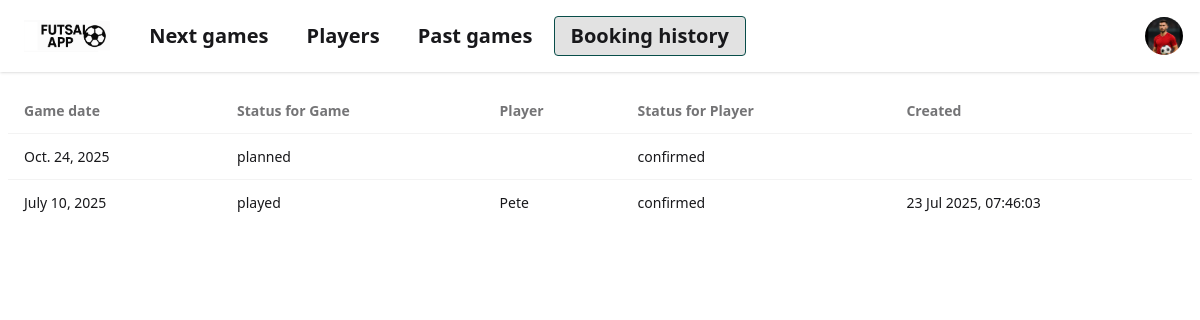
/games/booking_history/, run on the app's committed database.
### games/models.py (models this page shows, shortened)
class BookingHistoryForGame(models.Model):
    game = models.ForeignKey(Game, on_delete=models.CASCADE)
    player = models.ForeignKey(Player, on_delete=models.CASCADE, related_name='status_history')
    player_status = models.ForeignKey(PlayerStatus, on_delete=models.CASCADE)
    creation_date = models.DateTimeField(auto_now_add=True)
    class Meta:
        unique_together = ('player', 'game')

class Game(models.Model):
    when = models.DateField()
    status = models.CharField(max_length=100, default='planned')
    description = models.TextField(null=True, blank = True)
    slot_1 = models.ForeignKey(Player, on_delete=models.SET_NULL, null=True, blank=True, related_name='slot_1_games')
    slot_2 = models.ForeignKey(Player, on_delete=models.SET_NULL, null=True, blank=True, related_name='slot_2_games')
    slot_3 = models.ForeignKey(Player, on_delete=models.SET_NULL, null=True, blank=True, related_name='slot_3_games')
    slot_4 = models.ForeignKey(Player, on_delete=models.SET_NULL, null=True, blank=True, related_name='slot_4_games')
    slot_5 = models.ForeignKey(Player, on_delete=models.SET_NULL, null=True, blank=True, related_name='slot_5_games')
    slot_6 = models.ForeignKey(Player, on_delete=models.SET_NULL, null=True, blank=True, related_name='slot_6_games')
    slot_7 = models.ForeignKey(Player, on_delete=models.SET_NULL, null=True, blank=True, related_name='slot_7_games')
    slot_8 = models.ForeignKey(Player, on_delete=models.SET_NULL, null=True, blank=True, related_name='slot_8_games')
    slot_9 = models.ForeignKey(Player, on_delete=models.SET_NULL, null=True, blank=True, related_name='slot_9_games')
    slot_10 = models.ForeignKey(Player, on_delete=models.SET_NULL, null=True, blank=True, related_name='slot_10_games')

class PlayerStatus(models.Model):
    player_status_name = models.CharField(max_length=50, unique=True)

class Player(models.Model):
    user = models.OneToOneField(User, on_delete=models.CASCADE, null=True, blank=True)
    ROLE_CHOICES = [('Active','Active'),('Inactive','Inactive'),('Permanent','Permanent')]
    nickname = models.CharField(max_length=255, blank=True, null=True, default=None)
    mobile_number = models.CharField(
        max_length=9,
        validators=[RegexValidator(regex=r'^\d{9}$', message="Mobile number must contain exactly 9 digits")]
    )
    role = models.CharField(max_length=10, choices=ROLE_CHOICES, default='Active')

### games/views.py (the view)
# urls.py: path('booking_history/', views.booking_history, name='booking_history_url'),
def booking_history(request):
    found_booking_history = BookingHistoryForGame.objects.all()
    return render(request, 'games/booking_history.html', {'booking_history': found_booking_history})

### games/templates/games/booking_history.html (shortened to what this page needs)
{% extends 'index.html' %}
{% block content %}
    <table class="table">
        <thead>
        <tr>
            <th>Game date</th>
            <th>Status for Game</th>
            <th>Player</th>
            <th>Status for Player</th>
            <th>Created</th>
        </tr>
        </thead>
        <tbody>
        {% for record in booking_history %}
            <tr>
                <td>{{ record.game.when }}</td>
                <td>{{ record.game.status }}</td>
                {% if record.player.nickname != 'N/A' %}
                    <td>{{ record.player.nickname }}</td>
                {% else %}
                    <td>{{ record.player.user.first_name }} {{ record.player.user.last_name }}</td>
                {% endif %}
                <td>{{ record.player_status.player_status_name }}</td>
                <td>{{ record.creation_date|date:'d M Y, H:i:s' }}</td>
            </tr>
        {% endfor %}
        </tbody>
    </table>
{% endblock content %}

### data on the page
BookingHistoryForGame: game.when "Oct. 24, 2025", game.status "planned", player_status.player_status_name "confirmed"
BookingHistoryForGame: game.when "July 10, 2025", game.status "played", player.nickname "Pete", player_status.player_status_name "confirmed", creation_date "23 Jul 2025, 07:46:03"
